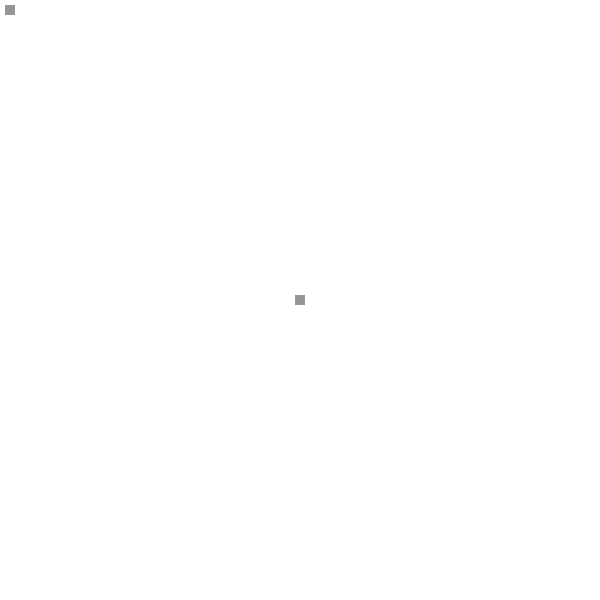
Frame 1 (no input)
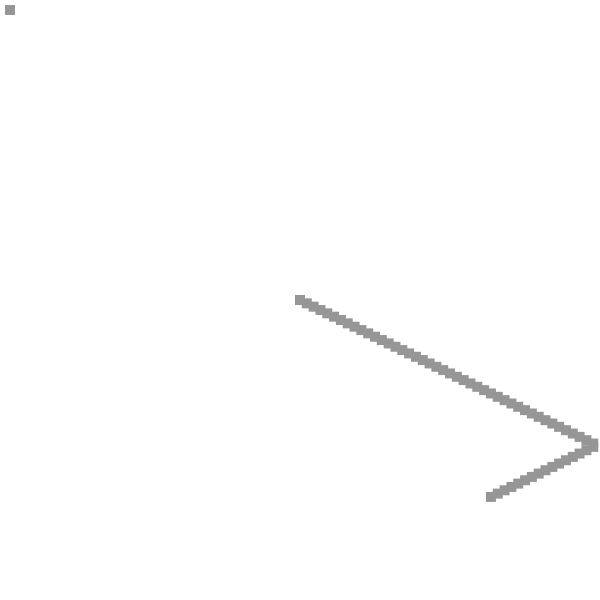
Frame 60 (the mouse pressed at the canvas centre just before this capture)
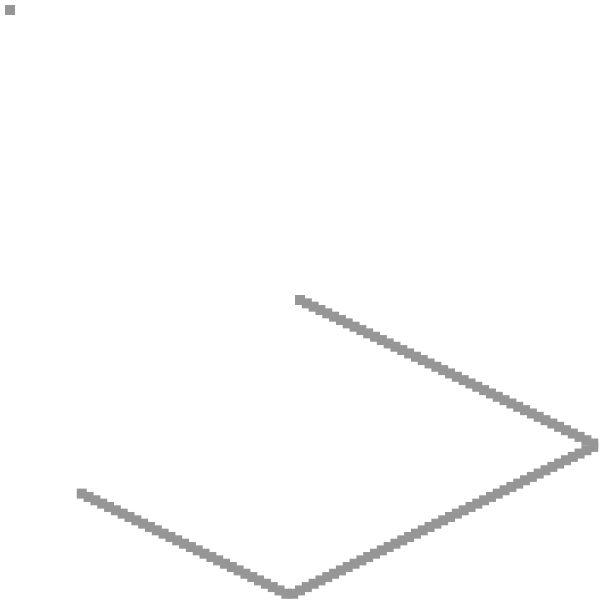
Frame 120 (the mouse held since frame 60 and released just before this capture)

The Processing sketch that drew these frames (run headless with seeded random() and noise(); from frame 60 on, the mouse is pressed at the canvas centre):

// Processing sketch: wk4_hw
// ── wk4_hw.pde
//have a random number of rectangles bouncing around the screen with no trail. 
//when mouse is clicked once have them leave a trail and then when clicked again the trail stops.

float rectX;
float rectY;

float ballSize;

float speedX;
float speedY;

float bounceShape;

float x;

void setup() {
  
  size(600,600);
  background(255);
  rectMode(CENTER);
  
  rectX = width/2;
  rectY = height/2;
  
  
  speedX = random(1,10);
  speedY = random(1,10);
  
  ballSize = 10;
  
  x = 150;
  
}

void draw() {
  
   bounceShape( 10, 10, 10);
  
  
  
  noStroke(); 
  fill(x);
  rect(rectX, rectY, ballSize, ballSize);
  
  rectX += speedX;
  rectY += speedY;
  
  if (rectX > width - ballSize/2 || rectX < ballSize/2) {
    rectX -= speedX;
    speedX = -speedX;
  }
  
  if (rectY> height - ballSize/2 || rectY < ballSize/2) {
    rectY -= speedY;
    speedY = -speedY;
  }
  

  
  
  
}

void mouseClicked(){
  if (x == 150) {
     x = 255;
  } else {
     x = 150;
}
}

void bounceShape( int rectX, int rectY, int ballSize ) {
 
  noStroke(); 
  fill(150,150,150);
  rect(rectX, rectY, ballSize, ballSize); 
  
  
}
